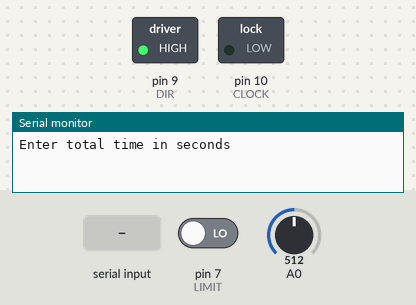
This sketch was run on a simulated Arduino Uno, built with avr-gcc and run on an emulated ATmega328P. On the bench: switched loads named in the sketch (green lamp = pin HIGH), the last lines printed to the serial monitor. Inputs (shaded band) come from the test bench; at power-on: pin 7 (LIMIT) LOW, A0 = 512.

Above: at 1.2 s.
1.3 s: "90,45,200\n" received over Serial
At 5.4 s:
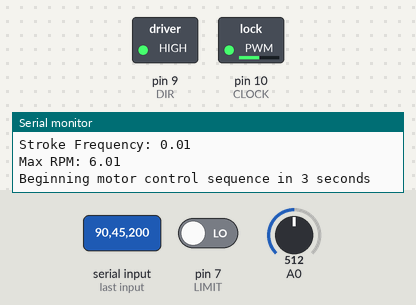
At 21.1 s:
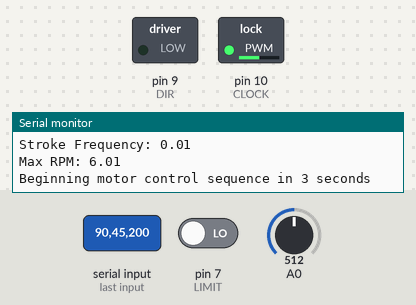
Timing chart, 0 to 22.1 s (numbered marks = the images above; inputs shaded):
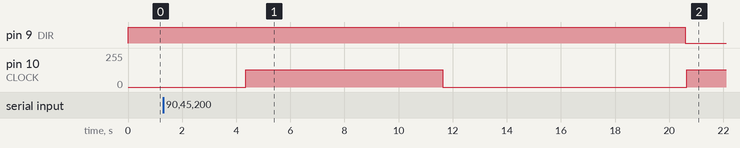

Measured:
- after the input at 1.3 s, pin 9 (DIR): HIGH → LOW after 19.3 s; pin 10 (CLOCK): 0/255 → 129/255 after 3.1 s, → 0/255 7.3 s later, → 129/255 9.0 s later

The sketch:

stepControlUserInput.ino
```cpp
/** LINEAR STEPPER MOTOR ACCELERATION
    Authors       : Zaky Hussein, Priyanka Deo
    Last Modified : June 18th, 2018
    The following program linearly accelerates a stepper motor to bring it to a maximum frequency, runs it at the frequency for a set time,
    then decelerates it back to a minimum frequency. Then it changes the direction of rotation and repeats the sequence a given number of times.
    Please follow the folllowing instructions for running the code:
    1) Hit the upload button
    2) Turn the motor driver ON
    3) Select Tools -> Serial Monitor
    4) Follow instructions on the serial monitor
    Please DO NOT touch the following script, thank you.
**/

// INPUTS
double strokeLength = 0;                                                            // [mm] stroke length to cover in a half cycle
double totalTime = 0;                                                               // [s] time for one half cycle/full stroke length
double cycles = 0;

// DECLARING CONSTANTS
double peakTime;
const double startFreq = 250;                                                       // [Hz] min value of 62 Hz by precision of delayMicroseconds
double maxFreq;
double finalPeriod;
double basePeriod;
const double df = 135;                                                              // [Hz] frequency increments
unsigned int dt = 2950;                                                             // [us] time increments
const byte DIR = 9;                                                                 // direction pin on Arduino board
const byte CLOCK = 10;                                                              // clock pin on Arduino board
const byte LIMIT = 7;                                                               // limit switch
double nPulses;
double constPulses;
int sensor;
int counter = 0;

// NON CONSTANT VARIABLES
unsigned long initialTime;
double freq = startFreq;
unsigned long stepCount = 0;
unsigned long initialTime2;
double period;

// SETUP
void setup() {
  pinMode(DIR, OUTPUT);
  pinMode(CLOCK, OUTPUT);
  pinMode(A0, INPUT);
  digitalWrite(CLOCK, LOW);
  Serial.begin(2000000);
  //  Serial.print(peakTime);
  //  Serial.print(" ");
  //  Serial.print(nPulses);
  //  Serial.print(" ");
  //  Serial.print(maxFreq);
  //  Serial.print(" ");
  sensor = analogRead(A0);
  homeleft();
  digitalWrite(DIR, HIGH);   //LOW -> TOWARDS MOTOR; HIGH -> AWAY FROM MOTOR
}

// HOME TO THE LEFT LIMIT SWITCH
void homeleft() {
  digitalWrite(DIR, LOW);    //LOW  -> TOWARDS MOTOR (LEFT)
  double homingFreq = 750;
  double homingPeriod = 1 / homingFreq * pow(10, 6);
  while (digitalRead(LIMIT) == HIGH) {   //Run at homing frequency until limit hit
    digitalWrite(CLOCK, HIGH);
    delayMicroseconds(homingPeriod / 2.0);
    digitalWrite(CLOCK, LOW);
    delayMicroseconds(homingPeriod / 2.0);
  }
}

void loop() {

  // HANDLING USER INPUT SECTION
  if (totalTime == 0 || strokeLength == 0 || cycles == 0) {
    counter = 0;                                                             // Reset counter
    Serial.println("Enter total time in seconds ");                          // Prompt User for input
    while (Serial.available() == 0) {}
    totalTime = Serial.parseFloat();                                         // Read user input into totalTime

    //    if (totalTime < 0.3) {
    //      totalTime = 0;
    //      Serial.println("Do not enter a total time < 0.3 seconds");
    //    } else {
    Serial.println("Enter stroke length in mm ");                            //Prompt User for input
    while (Serial.available() == 0) {}
    strokeLength = Serial.parseFloat();                                      //Read user input into height
    Serial.println("Enter number of cycles ");                               //Prompt User for input
    while (Serial.available() == 0) {}
    cycles = Serial.parseFloat();                                            //Read user input into height

    if (totalTime != 0 && strokeLength != 0) {
      Serial.print("Total time entered: ");
      Serial.println(totalTime);
      Serial.print("Stroke length entered: ");
      Serial.println(strokeLength);
      Serial.print("Number of cycles entered: ");
      Serial.println(cycles);
      Serial.print("Stroke Frequency: ");
      Serial.println(1.0 / (2.0 * totalTime));

      //Initialize variables from user input
      peakTime = sqrt(pow(totalTime, 2) - 3840 * strokeLength / pow(10, 6)); // [s] time for which max frequency should be maintained
      maxFreq = pow(10, 6) * (totalTime - peakTime) / 48;
      finalPeriod = 1 / (maxFreq) * pow(10, 6);                              // [us] final period corresponding to maximum frequency
      basePeriod = 1 / (startFreq) * pow(10, 6);                             // [us] base period or the period to ramp up from and ramp down to
      nPulses = ((maxFreq - startFreq) / 2.0) * .024 * maxFreq * .001;
      constPulses = maxFreq * peakTime;
      period = basePeriod;

      Serial.print("Max RPM: ");
      Serial.println(maxFreq / 200.0 * 60);
      Serial.println("Beginning motor control sequence in 3 seconds");
      delay(3000);                                                           // Give user time to read out
    }

    // MAIN MOTOR CONTROL SECTION OF LOOP
  } else if (counter < 2 * cycles) {
    stepCount = 0;
    initialTime2 = millis();
    sensor = analogRead(A0);
    //    Serial.println(sensor);

    // RAMP UP TO MAX FREQUENCY
    while (stepCount < nPulses && freq < maxFreq) {
      initialTime = micros();
      while (micros() - initialTime < dt) {
        digitalWrite(CLOCK, HIGH);
        delayMicroseconds(period / 2.0);
        digitalWrite(CLOCK, LOW);
        delayMicroseconds(period / 2.0);
        stepCount++;
        if (stepCount >= nPulses)
          break;
      }
      freq += df;
      period = 1 / freq * pow(10, 6);
    }

    // REMAIN AT MAX FREQUENCY
    stepCount = 0;
    for (int i = 0; i < constPulses; i++) {
      digitalWrite(CLOCK, HIGH);
      delayMicroseconds(period / 2.0);
      digitalWrite(CLOCK, LOW);
      delayMicroseconds(period / 2.0);
      stepCount++;
    }

    // RAMP DOWN FROM MAX FREQUENCY
    stepCount = 0;
    while (freq > startFreq)  {
      initialTime = micros();
      while (micros() - initialTime < dt) {
        digitalWrite(CLOCK, HIGH);
        delayMicroseconds(period / 2.0);
        digitalWrite(CLOCK, LOW);
        delayMicroseconds(period / 2.0);
        stepCount++;
      }
      freq -= df;
      period = 1 / freq * pow(10, 6);
    }

    sensor = analogRead(A0);
    //    Serial.println(millis() - initialTime2);
    //    Serial.println(stepCount);
    //    Serial.println(sensor);
    counter++;                                        // End of one half cycle, increment counter
    delay(0.1 * totalTime * pow(10, 3));              // Add delay between changing directions to match Gauss curve

    // DIRECTION SWITCH
    digitalWrite(DIR, !digitalRead(DIR));
  }
}
```
